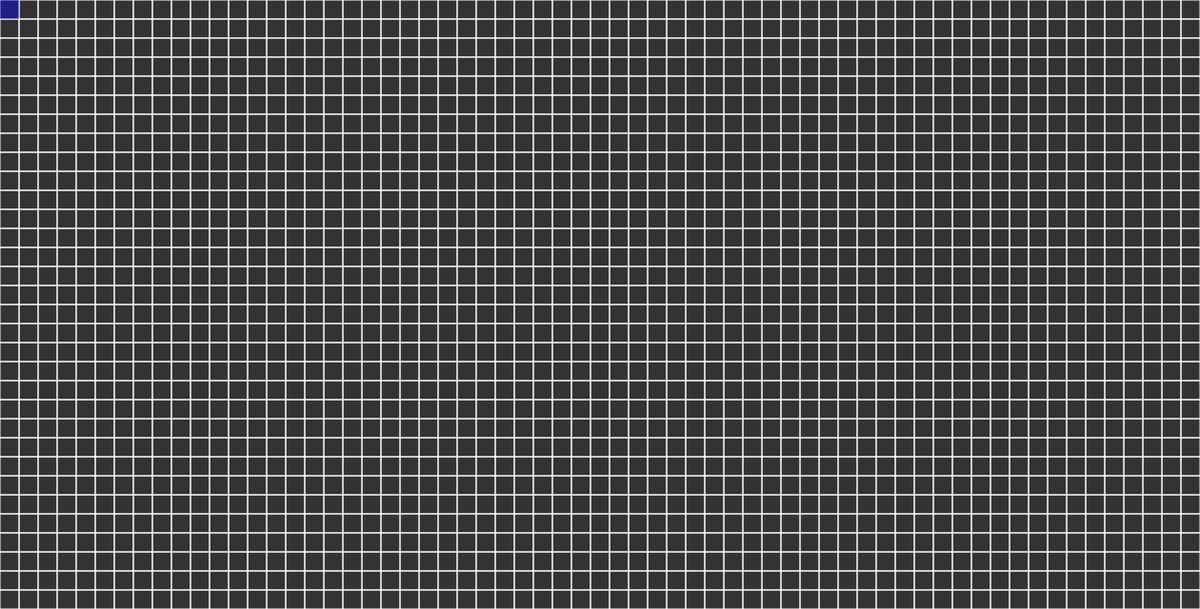
Frame 1 (no input)
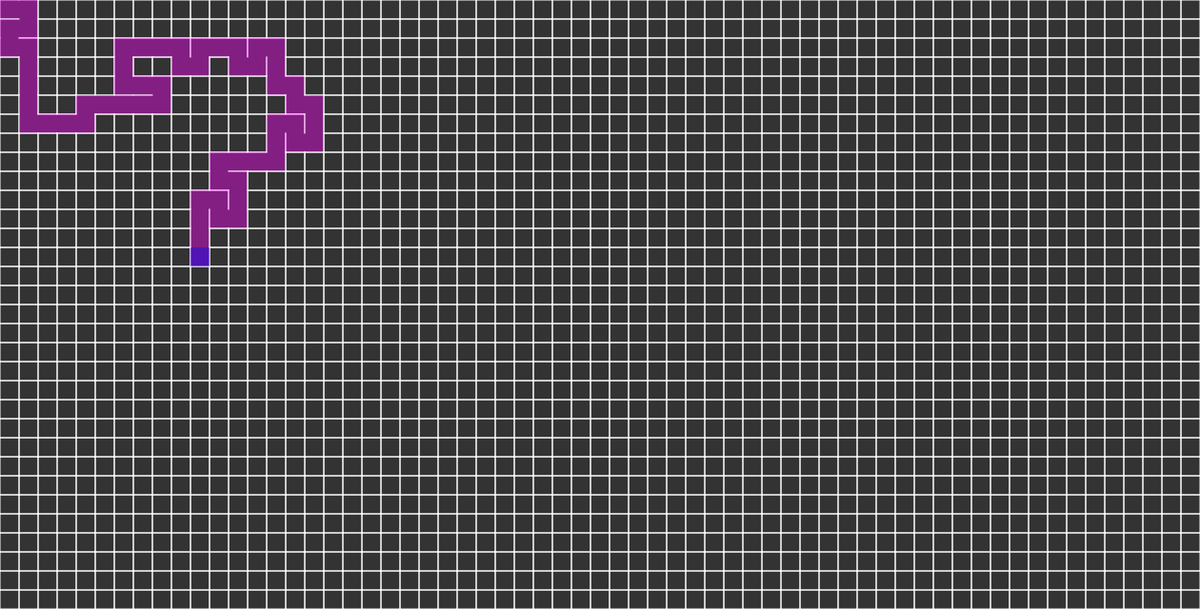
Frame 60 (no input)
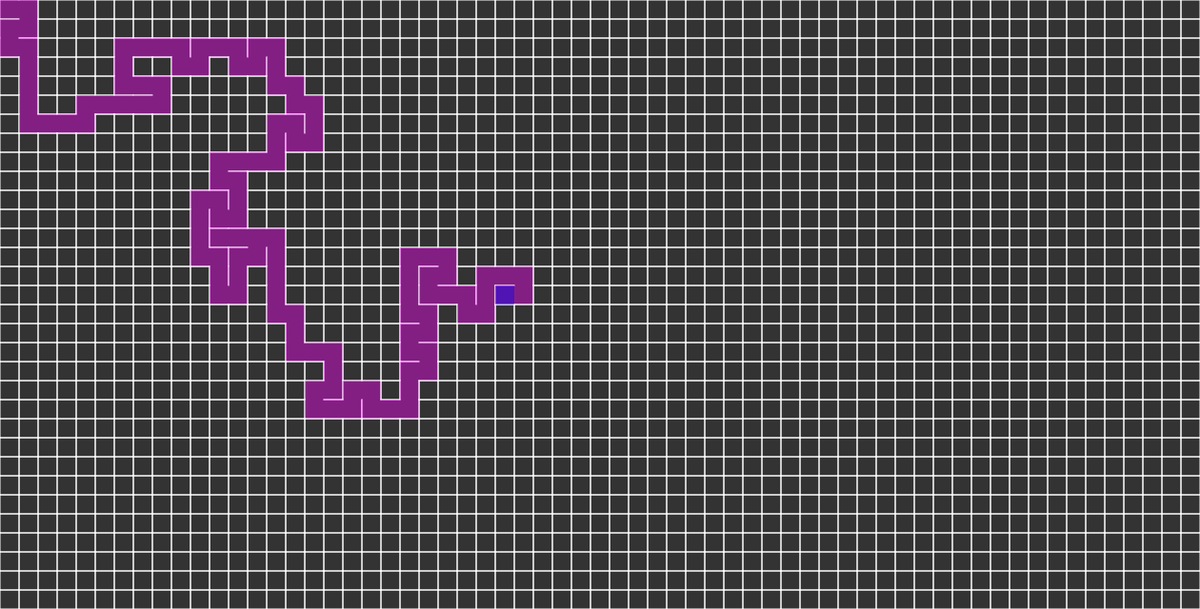
Frame 120 (the mouse pressed at the canvas centre since frame 60)

The p5.js sketch that drew these frames (run headless with seeded random() and noise() and a simulated clock; from frame 60 on, the mouse is pressed at the canvas centre):

// p5.js sketch
// ── sketch.js
var cols, rows;
var w = 20;
var grid = [];

var stack = [];

var current;

function setup() {
    createCanvas(1260, 640);
    cols = floor(width / w);
    rows = floor(height / w);

    for(var j = 0; j < rows; j++) {
        for(var i = 0; i < cols; i++) {
            var cell = new Cell(i, j);
            grid.push(cell);
        }
    }

    current = grid[0];
}

function draw() {
    background(51);
    for(var i = 0; i < grid.length; i++) {
        grid[i].show()
    }

    current.visited = true;
    current.highlight();

    var next = current.checkNeighbors();
    if(next) {
        next.visited = true;
        stack.push(current);
        removeWalls(current, next);
        current = next;
    } else if(stack.length > 0) {
        current = stack.pop();
    }
}

function index (i, j) {
    if(i < 0 || j < 0 || i > cols - 1 || j > rows - 1) {
        return -1;
    }

    return i + j * cols;
}

// ── cell.js
function Cell(i, j) {
    this.i = i;
    this.j = j;
    this.walls = [true, true, true, true];
    this.visited = false;

    this.checkNeighbors = function() {
        var neighbors = [];

        var top = grid[index(i, j - 1)];
        var right = grid[index(i + 1, j)];
        var bottom = grid[index(i, j + 1)];
        var left = grid[index(i - 1, j)];

        if(top && !top.visited) {
            neighbors.push(top);
        }
        if(bottom && !bottom.visited) {
            neighbors.push(bottom);
        }
        if(right && !right.visited) {
            neighbors.push(right);
        }
        if(left && !left.visited) {
            neighbors.push(left);
        }

        if(neighbors.length > 0) {
            var r = floor(random(0, neighbors.length));
            return neighbors[r];
        } else {
            return undefined;
        }
    }

    this.highlight = function() {
        var x = this.i * w;
        var y = this.j * w;

        noStroke();
        fill(0, 0, 255, 100);
        rect(x, y, w, w);
    }

    this.show = function() {
        var x = this.i * w;
        var y = this.j * w;

        stroke(255);

        if(this.walls[0]) {
            line(x, y, x + w, y);
        }

        if(this.walls[1]) {
            line(x + w, y, x + w, y + w);
        }

        if(this.walls[2]) {
            line(x + w, y + w, x, y + w);
        }

        if(this.walls[3]) {
            line(x, y + w, x, y);
        }

        if(this.visited) {
            noStroke();
            fill(255, 0, 255, 100);
            rect(x, y, w, w);
        }
    }
}

function removeWalls(a, b) {
    var x = a.i - b.i;
    if(x === 1) {
        a.walls[3] = false;
        b.walls[1] = false;
    } else if(x === -1) {
        a.walls[1] = false;
        b.walls[3] = false;
    }

    var y = a.j - b.j;

    if(y === 1) {
        a.walls[0] = false;
        b.walls[2] = false;
    } else if(y === -1) {
        a.walls[2] = false;
        b.walls[0] = false;
    }
}
